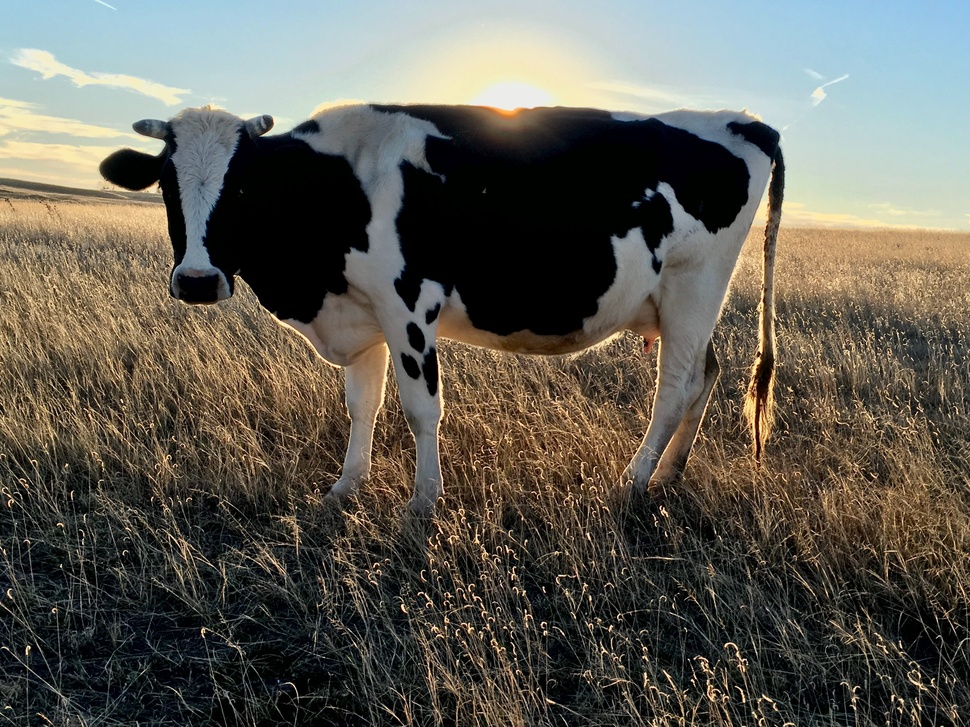
#> input picture cow.jpeg, 970 x 727 px, shrunk from 4032 x 3024 before the run
$ jupyter execute --allow-errors 'hexagon copy.ipynb'   (shell and % lines are left out)
#> lines starting #> are read from the running program, lines starting #| are printed output that depends on the picture; after the words box and inside, x2 and y2 are one past the last pixel; in counts of white or black regions, pixels touching at a corner belong together
[cell 1]
import cv2
from matplotlib import pyplot as plt
import numpy as np
from mpl_toolkits.mplot3d import Axes3D
from matplotlib import cm
from matplotlib import colors

[cell 2]
IMAGE_NAME = "cow.jpeg"

[cell 3]
def display_image(image):
  # Opencv2 normally shows in BGR, we want RGB so convert before displaying
  plt.imshow(cv2.cvtColor(image, cv2.COLOR_BGR2RGB))
  # Remove the graph ticks
  plt.xticks([]), plt.yticks([])
  # Show the image
  plt.show()

[cell 4]
# Load the image
image = cv2.imread(IMAGE_NAME)
#> image is the input picture: shape (727, 970, 3); mean B, G, R 84.9, 93.9, 96.6
display_image(image)

[cell 5]
# Turn the image into greyscale
gray_image = cv2.cvtColor(image, cv2.COLOR_BGR2GRAY)
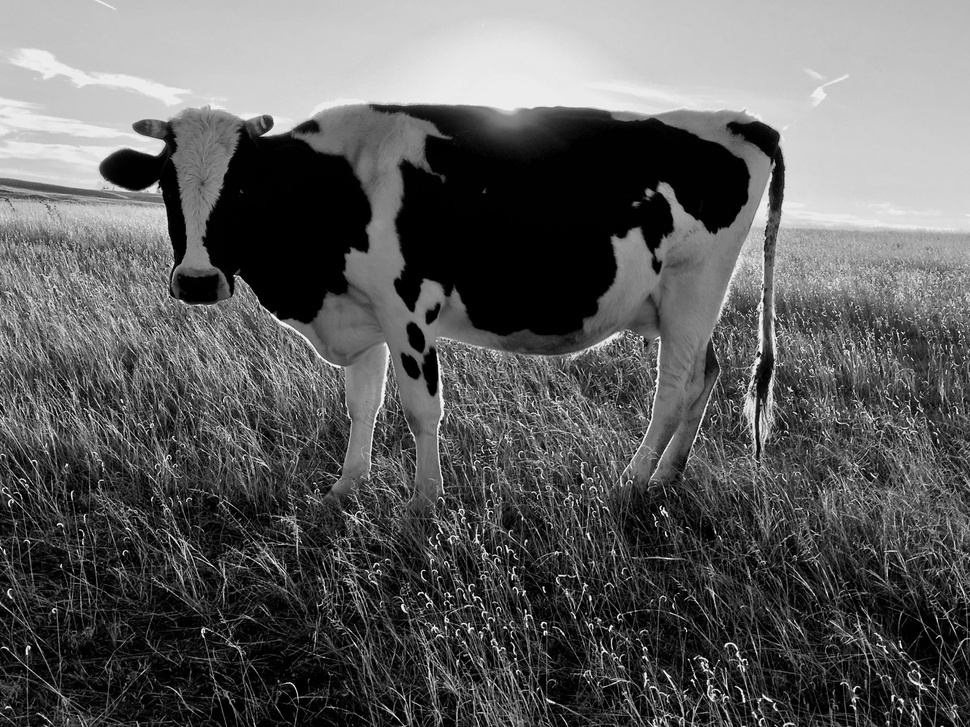
#> gray_image: shape (727, 970); min 0, max 253, mean 93.7
display_image(gray_image)

[cell 6]
pixel_colors = image.reshape((np.shape(image)[0]*np.shape(image)[1], 3))
norm = colors.Normalize(vmin=-1., vmax=1.)
norm.autoscale(pixel_colors)
pixel_colors = norm(pixel_colors).tolist()
#> pixel_colors = 705190 items

[cell 7]
hsv_image = cv2.cvtColor(image, cv2.COLOR_RGB2HSV)
#> hsv_image: shape (727, 970, 3); mean H, S, V 67.7, 86.5, 104

h, s, v = cv2.split(hsv_image)
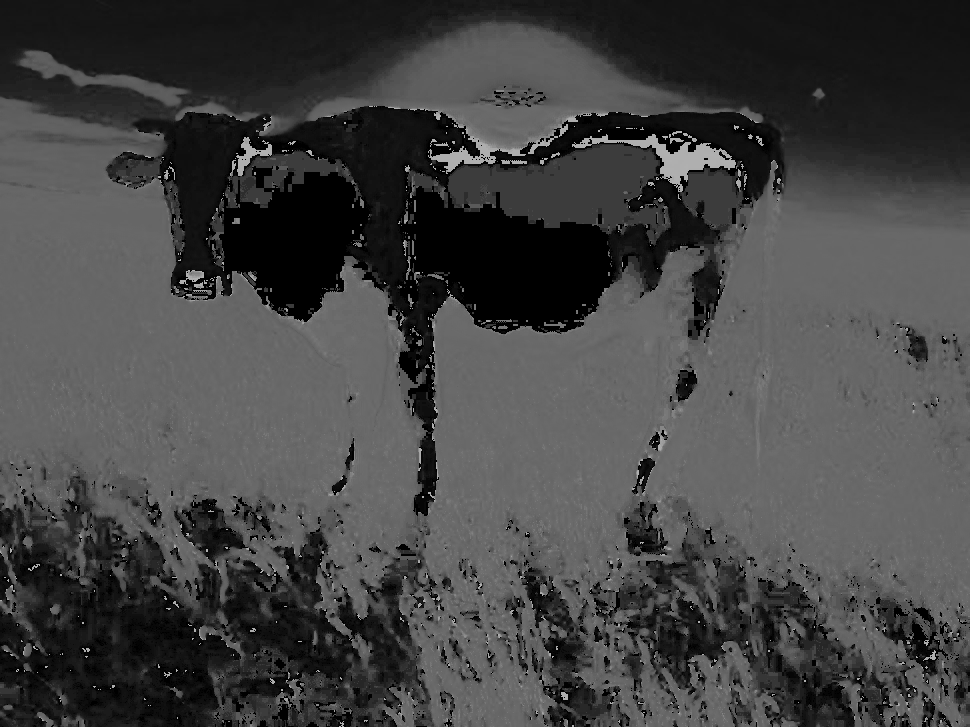
#> h: shape (727, 970); min 0, max 179, mean 67.7
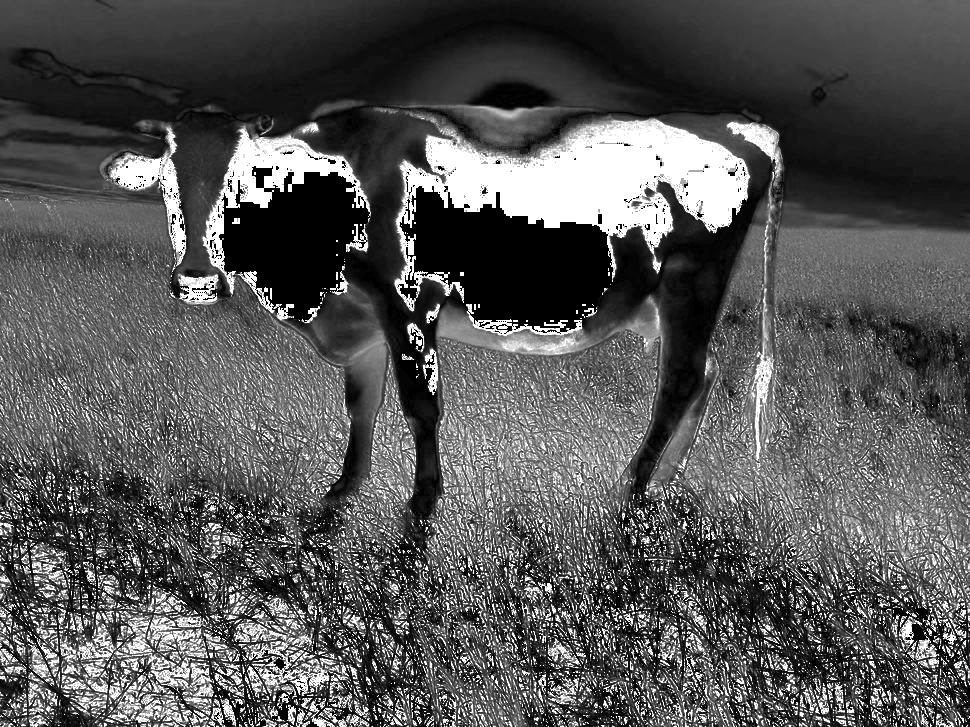
#> s: shape (727, 970); min 0, max 255, mean 86.5
fig = plt.figure()
axis = fig.add_subplot(1, 1, 1, projection="3d")


#> (the rest of this cell did not finish here and is left out)

[cell 8]
ret, threshold_image = cv2.threshold(image, 110, 255, cv2.THRESH_BINARY_INV)
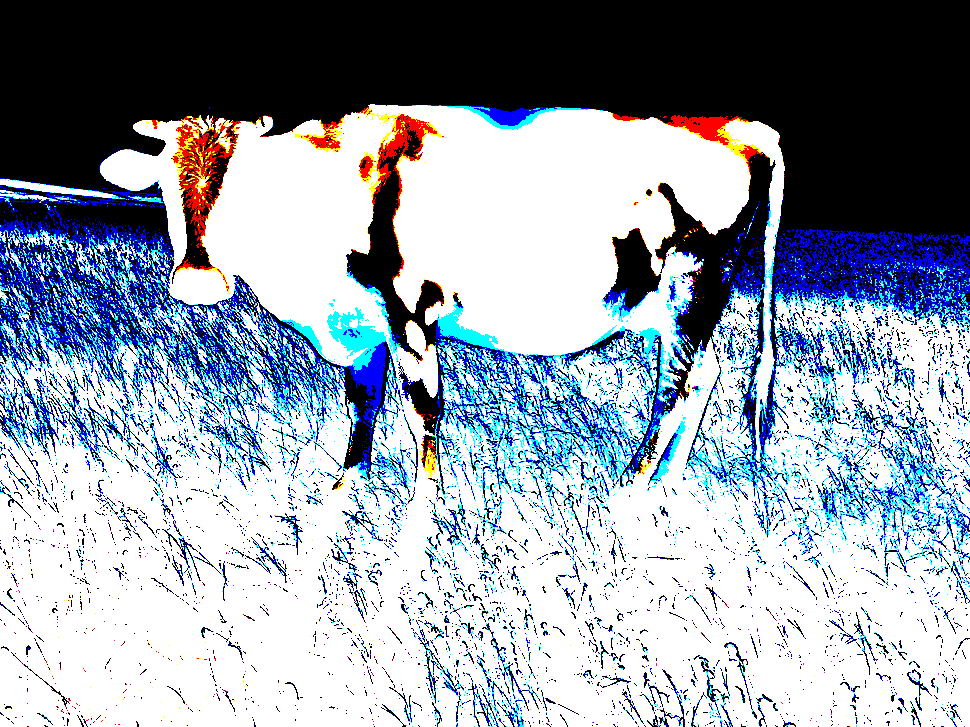
#> threshold_image: shape (727, 970, 3); mean B, G, R 174.3, 159.8, 148.5
display_image(threshold_image)

[cell 9]
new_tresh = cv2.adaptiveThreshold(gray_image, 255, cv2.ADAPTIVE_THRESH_MEAN_C, cv2.THRESH_BINARY_INV, 11, 12)
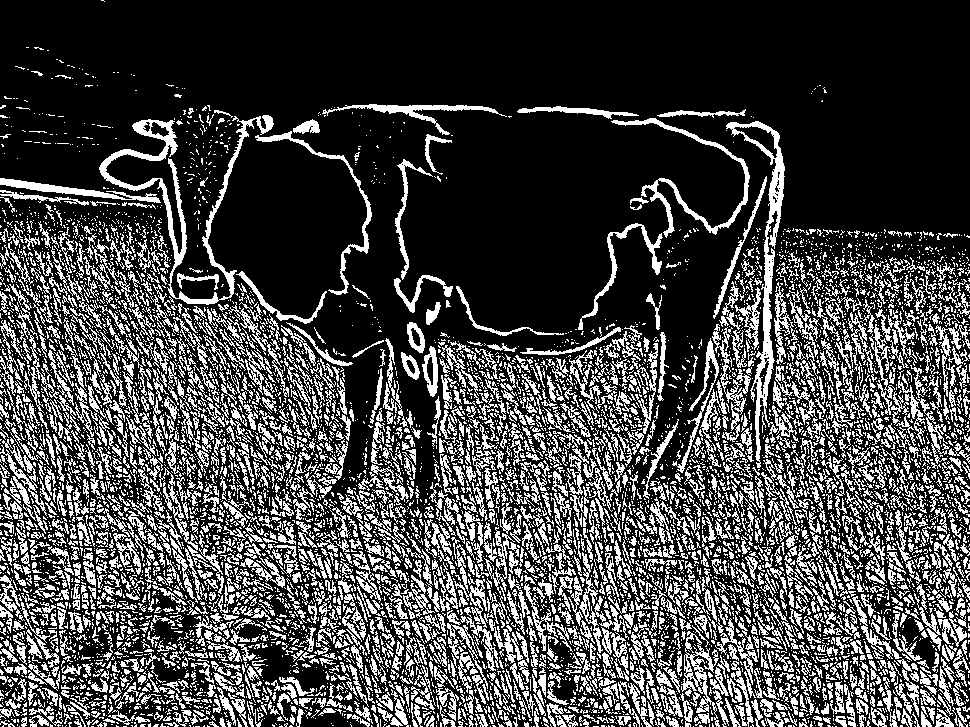
#> new_tresh: shape (727, 970); 26.8% white in thin lines or dots
display_image(new_tresh)

[cell 10]
# Kernel used for erosion
kernal_value = 5
kernel = np.ones((kernal_value, kernal_value), np.uint8)

# Refine edges
erosion_image = cv2.erode(threshold_image, kernel, iterations = 1)

display_image(erosion_image)

[cell 11]
# Open the image (erosion followed by dilation) to remove noise
opening_image = cv2.morphologyEx(erosion_image, cv2.MORPH_OPEN, kernel)
display_image(opening_image)

# Close the image (dilation followed by erosion) to close holes
closing_image = cv2.morphologyEx(opening_image, cv2.MORPH_CLOSE, kernel)
display_image(closing_image)
#> in display_image (call 7), `plt.show()`:
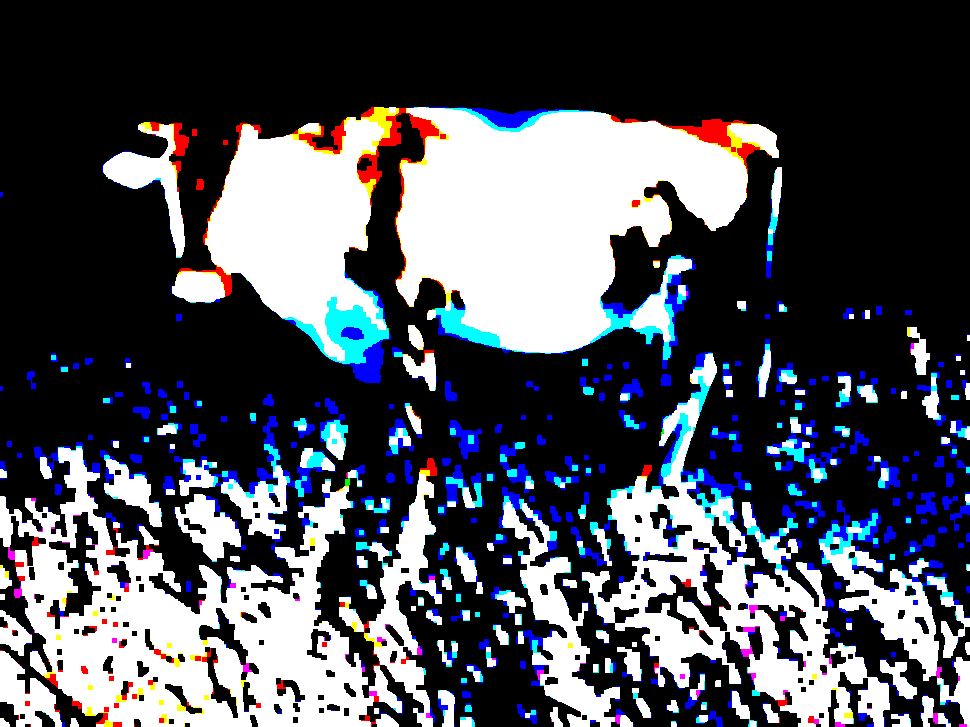
#> shown: shape (727, 970, 3); mean R, G, B 78.4, 81.1, 89.6

$ run again, with black_cat.jpeg copied over cow.jpeg
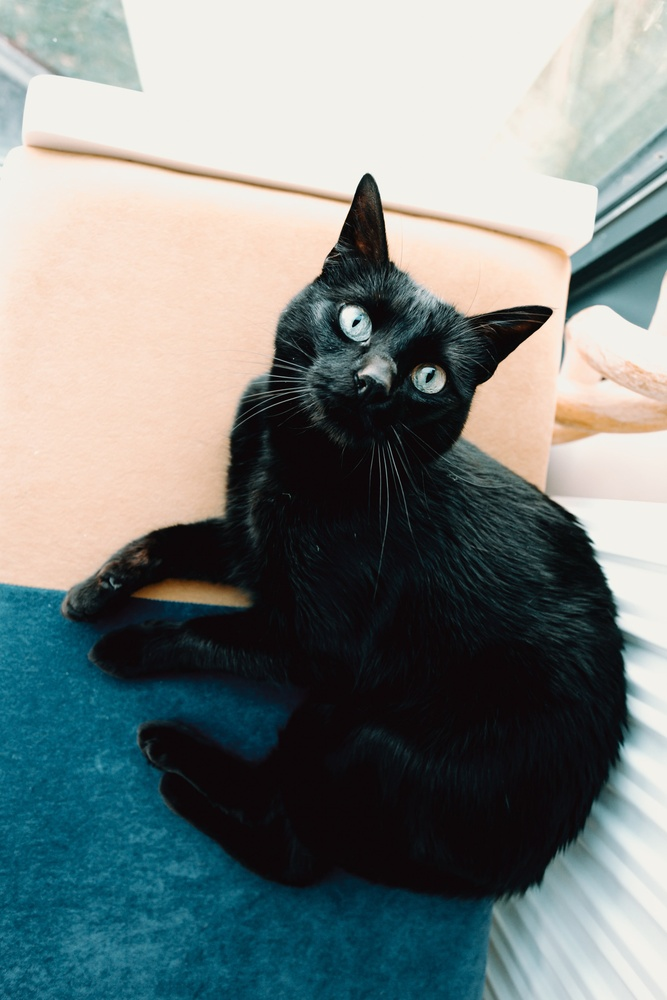
#> input picture black_cat.jpeg, 667 x 1000 px, shrunk from 2973 x 4460 before the run
#> image is the input picture: shape (1000, 667, 3); mean B, G, R 129.2, 130.5, 121.9
#> pixel_colors = 667000 items
#> hsv_image: shape (1000, 667, 3); mean H, S, V 73.2, 84.4, 141.4
#> `new_tresh = cv2.adaptiveThreshold(gray_image, 255, cv2.ADAPTIVE_THRESH..`:
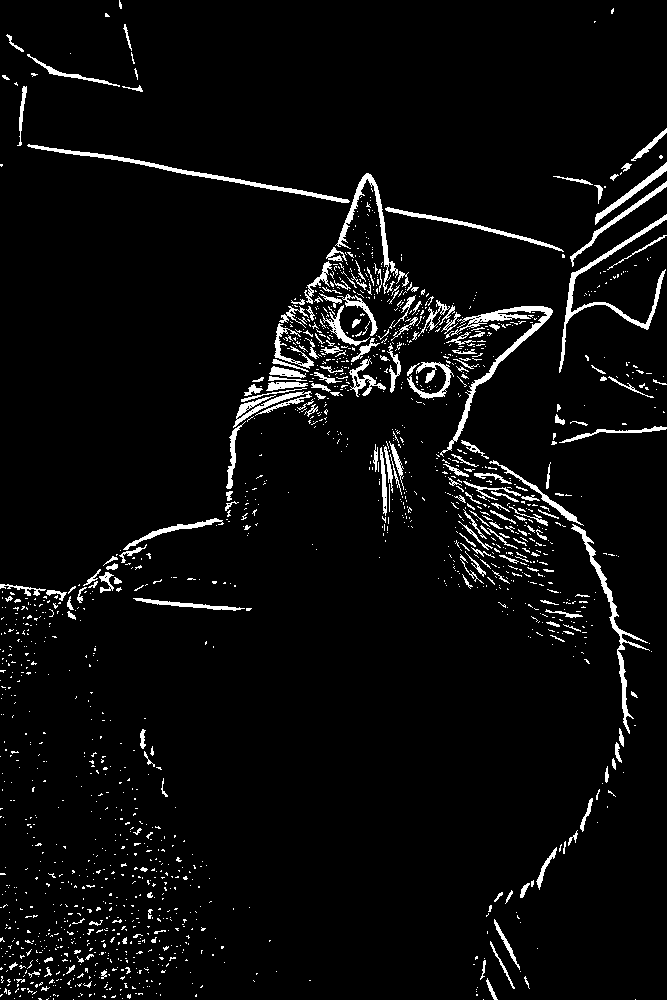
#> new_tresh: shape (1000, 667); 4.6% white; 1649 white regions (1434 under 20 px), largest, box (x1, y1, x2, y2) and area: (440, 306, 553, 457) 1608, (559, 214, 667, 373) 1398, (27, 144, 350, 203) 1302
#> `opening_image = cv2.morphologyEx(erosion_image, cv2.MORPH_OPEN, kernel)`:
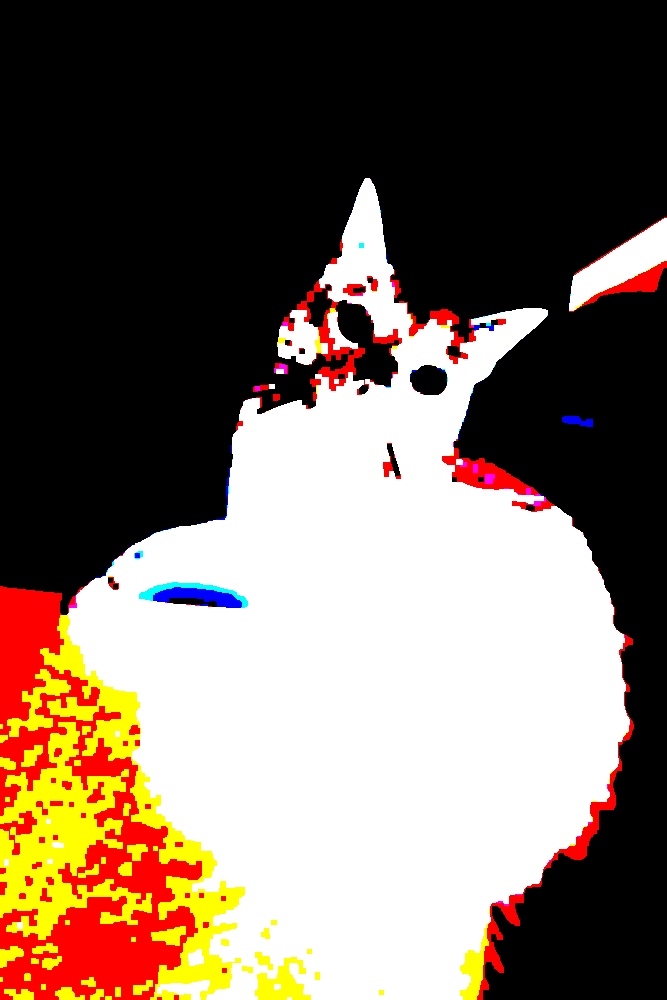
#> opening_image: shape (1000, 667, 3); mean B, G, R 95.5, 107.7, 123.7

$ run again, with monarch_butterfly.jpeg copied over cow.jpeg
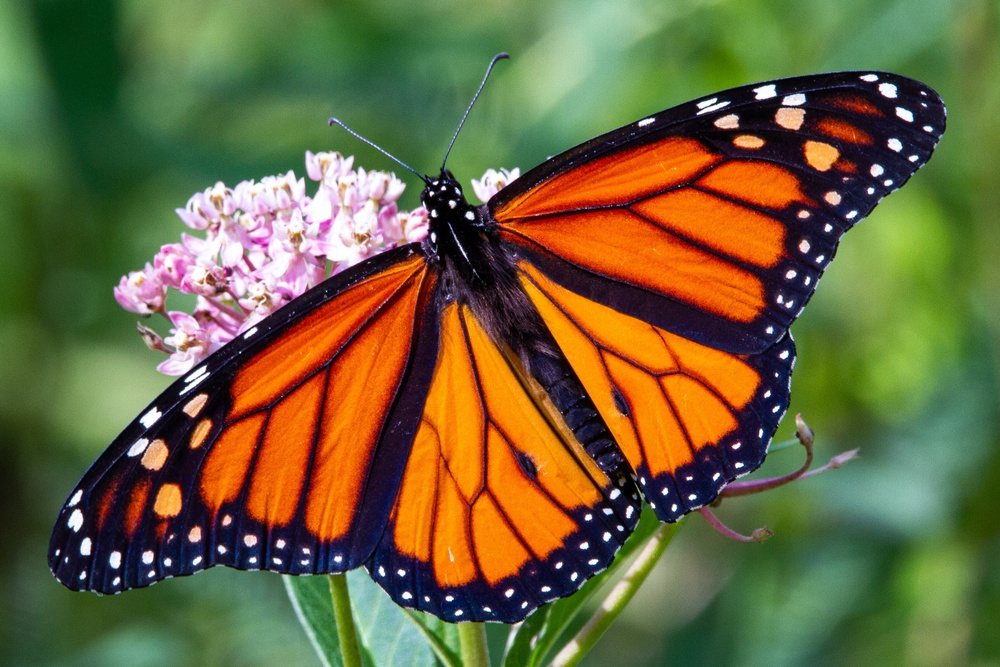
#> input picture monarch_butterfly.jpeg, 1000 x 667 px, shrunk from 3500 x 2333 before the run
#> image is the input picture: shape (667, 1000, 3); mean B, G, R 60.5, 101.5, 107.9
#> pixel_colors = 667000 items
#> hsv_image: shape (667, 1000, 3); mean H, S, V 88.2, 150.3, 132.7
#> `new_tresh = cv2.adaptiveThreshold(gray_image, 255, cv2.ADAPTIVE_THRESH..`:
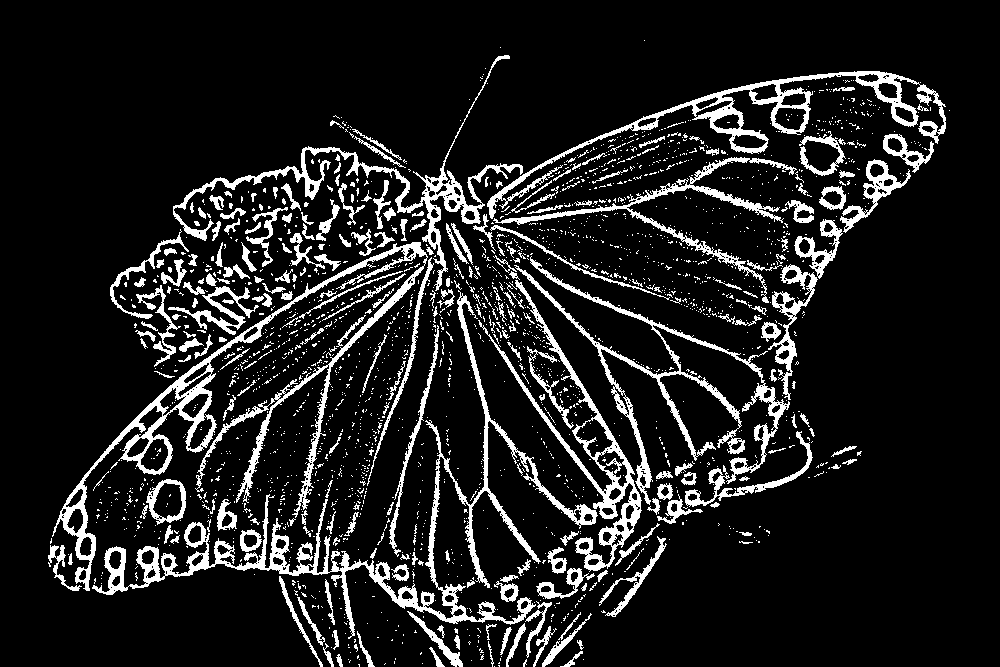
#> new_tresh: shape (667, 1000); 12.1% white; 2166 white regions (1906 under 20 px), largest, box (x1, y1, x2, y2) and area: (92, 290, 598, 639) 10727, (52, 242, 428, 591) 9011, (487, 71, 946, 219) 5795
#> in display_image (call 7), `plt.show()`:
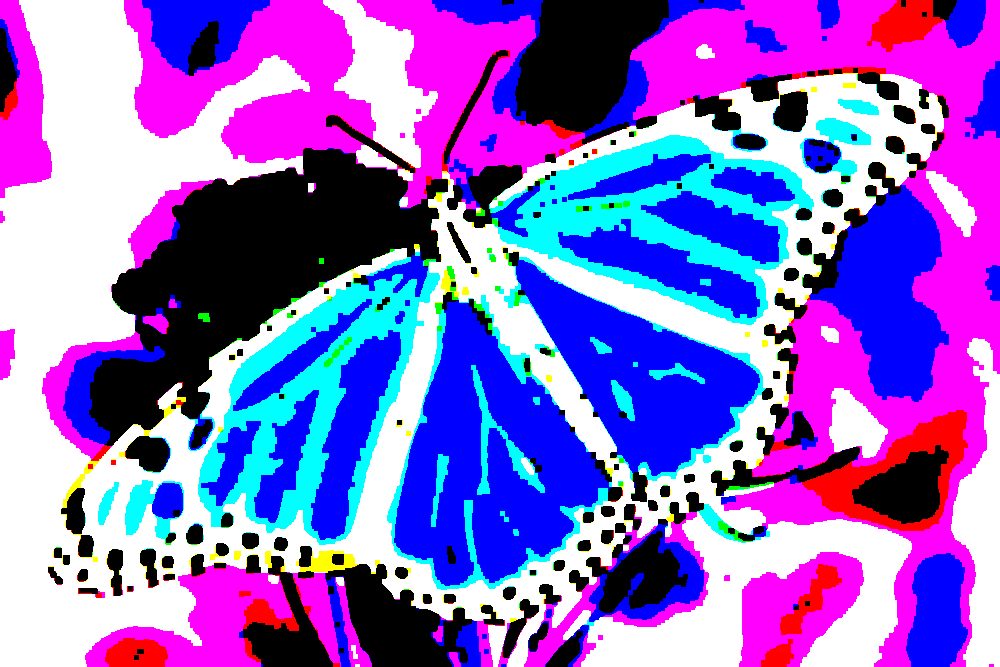
#> shown: shape (667, 1000, 3); mean R, G, B 139, 102.3, 204.2
